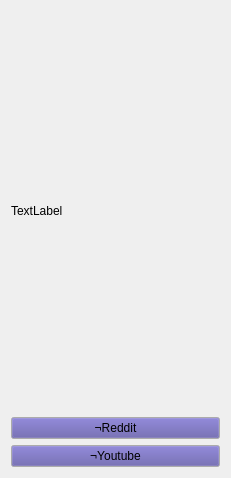
   <widget class="QWidget" name="layoutWidget">
    <property name="geometry">
     <rect>
      <x>12</x>
      <y>58</y>
      <width>231</width>
      <height>464</height>
     </rect>
    </property>
    <layout class="QGridLayout" name="gridLayout">
     <item row="0" column="0">
      <widget class="QLabel" name="top_img">
       <property name="minimumSize">
        <size>
         <width>100</width>
         <height>400</height>
        </size>
       </property>
       <property name="palette">
        <palette>
         <active>
          <colorrole role="Base">
           <brush brushstyle="SolidPattern">
            <color alpha="255">
             <red>255</red>
             <green>255</green>
             <blue>255</blue>
            </color>
           </brush>
          </colorrole>
          <colorrole role="Window">
           <brush brushstyle="SolidPattern">
            <color alpha="255">
             <red>92</red>
             <green>53</green>
             <blue>102</blue>
            </color>
           </brush>
          </colorrole>
         </active>
         <inactive>
          <colorrole role="Base">
           <brush brushstyle="SolidPattern">
            <color alpha="255">
             <red>255</red>
             <green>255</green>
             <blue>255</blue>
            </color>
           </brush>
          </colorrole>
          <colorrole role="Window">
           <brush brushstyle="SolidPattern">
            <color alpha="255">
             <red>92</red>
             <green>53</green>
             <blue>102</blue>
            </color>
           </brush>
          </colorrole>
         </inactive>
         <disabled>
          <colorrole role="Base">
           <brush brushstyle="SolidPattern">
            <color alpha="255">
             <red>92</red>
             <green>53</green>
             <blue>102</blue>
            </color>
           </brush>
          </colorrole>
          <colorrole role="Window">
           <brush brushstyle="SolidPattern">
            <color alpha="255">
             <red>92</red>
             <green>53</green>
             <blue>102</blue>
            </color>
           </brush>
          </colorrole>
         </disabled>
        </palette>
       </property>
       <property name="mouseTracking">
        <bool>true</bool>
       </property>
       <property name="tabletTracking">
        <bool>false</bool>
       </property>
       <property name="autoFillBackground">
        <bool>false</bool>
       </property>
       <property name="frameShape">
        <enum>QFrame::NoFrame</enum>
       </property>
       <property name="frameShadow">
        <enum>QFrame::Plain</enum>
       </property>
       <property name="lineWidth">
        <number>28</number>
       </property>
       <property name="text">
        <string>TextLabel</string>
       </property>
      </widget>
     </item>
     <item row="1" column="0">
      <widget class="QPushButton" name="reddit_button">
       <property name="palette">
        <palette>
         <active>
          <colorrole role="Button">
           <brush brushstyle="SolidPattern">
            <color alpha="255">
             <red>93</red>
             <green>84</green>
             <blue>164</blue>
            </color>
           </brush>
          </colorrole>
         </active>
         <inactive>
          <colorrole role="Button">
           <brush brushstyle="SolidPattern">
            <color alpha="255">
             <red>93</red>
             <green>84</green>
             <blue>164</blue>
            </color>
           </brush>
          </colorrole>
         </inactive>
         <disabled>
          <colorrole role="Button">
           <brush brushstyle="SolidPattern">
            <color alpha="255">
             <red>93</red>
             <green>84</green>
             <blue>164</blue>
            </color>
           </brush>
          </colorrole>
         </disabled>
        </palette>
       </property>
       <property name="text">
        <string>¬Reddit</string>
       </property>
      </widget>
     </item>
     <item row="2" column="0">
      <widget class="QPushButton" name="youtube_button">
       <property name="palette">
        <palette>
         <active>
          <colorrole role="Button">
           <brush brushstyle="SolidPattern">
            <color alpha="255">
             <red>93</red>
             <green>84</green>
             <blue>164</blue>
            </color>
           </brush>
          </colorrole>
         </active>
         <inactive>
          <colorrole role="Button">
           <brush brushstyle="SolidPattern">
            <color alpha="255">
             <red>93</red>
             <green>84</green>
             <blue>164</blue>
            </color>
           </brush>
          </colorrole>
         </inactive>
         <disabled>
          <colorrole role="Button">
           <brush brushstyle="SolidPattern">
            <color alpha="255">
             <red>93</red>
             <green>84</green>
             <blue>164</blue>
            </color>
           </brush>
          </colorrole>
         </disabled>
        </palette>
       </property>
       <property name="text">
        <string>¬Youtube</string>
       </property>
      </widget>
     </item>
    </layout>
   </widget>
